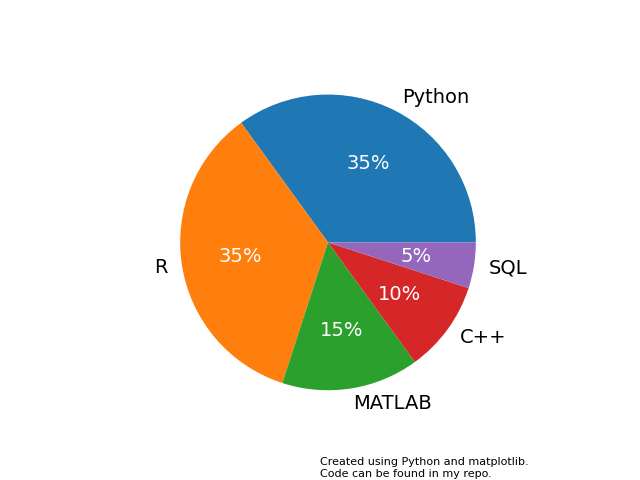

Write Python code to recreate this figure.
import matplotlib.pyplot as plt
plt.rcParams.update({'font.size': 14}) #set font size
import numpy as np

y = np.array([35, 35, 15, 10, 5])
x = ["Python", "R", "MATLAB", "C++", "SQL"]

#plot pie chart with percentage
_, _, autotexts = plt.pie(y, labels = x, autopct='%1.0f%%') 
for autotext in autotexts:
    autotext.set_color('white') #set percentage color to white
    
caption = "Created using Python and matplotlib.\nCode can be found in my repo."
#place caption at the bottom right of the chart
plt.figtext(0.5, 0.01, caption, wrap="TRUE", horizontalalignment='left', fontsize=8)

plt.show() 
